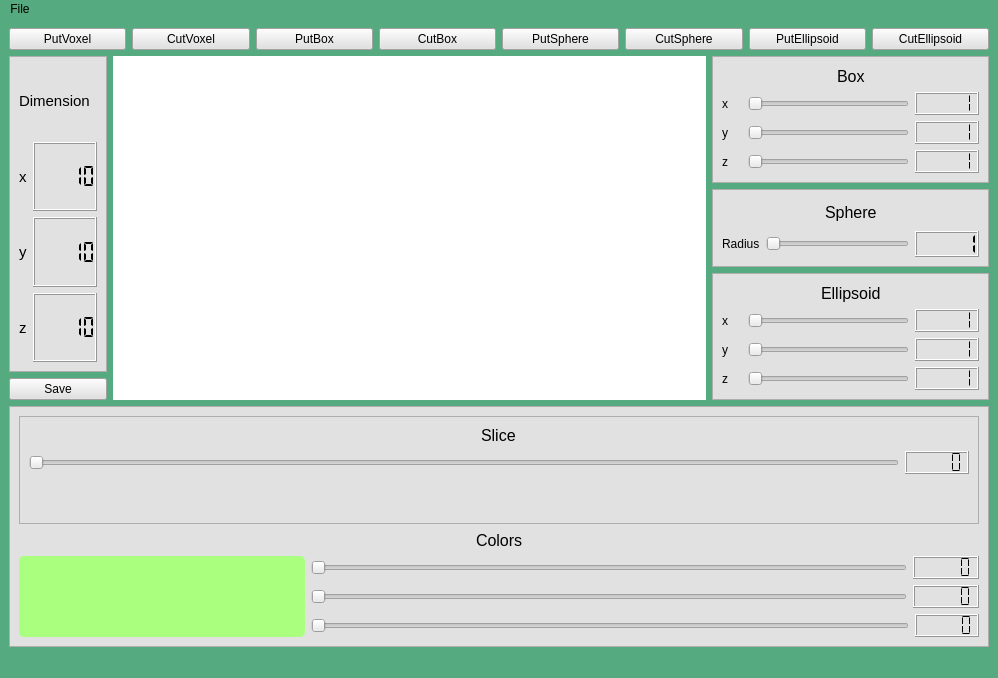
 <widget class="QMainWindow" name="MainWindow">
  <property name="geometry">
   <rect>
    <x>0</x>
    <y>0</y>
    <width>998</width>
    <height>678</height>
   </rect>
  </property>
  <property name="windowTitle">
   <string>MainWindow</string>
  </property>
  <property name="styleSheet">
   <string notr="true">background-color: rgb(85, 170, 127);</string>
  </property>
  <widget class="QWidget" name="centralwidget">
   <layout class="QVBoxLayout" name="verticalLayout_5" stretch="0,70,0">
    <item>
     <layout class="QHBoxLayout" name="horizontalLayout_9">
      <item>
       <widget class="QPushButton" name="pushButtonPutVoxel">
        <property name="styleSheet">
         <string notr="true">background-color: rgb(225, 225, 225);</string>
        </property>
        <property name="text">
         <string>PutVoxel</string>
        </property>
       </widget>
      </item>
      <item>
       <widget class="QPushButton" name="pushButtonCutVoxel">
        <property name="styleSheet">
         <string notr="true">background-color: rgb(225, 225, 225);</string>
        </property>
        <property name="text">
         <string>CutVoxel</string>
        </property>
       </widget>
      </item>
      <item>
       <widget class="QPushButton" name="pushButtonPutBox">
        <property name="styleSheet">
         <string notr="true">background-color: rgb(225, 225, 225);</string>
        </property>
        <property name="text">
         <string>PutBox</string>
        </property>
       </widget>
      </item>
      <item>
       <widget class="QPushButton" name="pushButtonCutBox">
        <property name="styleSheet">
         <string notr="true">background-color: rgb(225, 225, 225);</string>
        </property>
        <property name="text">
         <string>CutBox</string>
        </property>
       </widget>
      </item>
      <item>
       <widget class="QPushButton" name="pushButtonPutSphere">
        <property name="styleSheet">
         <string notr="true">background-color: rgb(225, 225, 225);</string>
        </property>
        <property name="text">
         <string>PutSphere</string>
        </property>
       </widget>
      </item>
      <item>
       <widget class="QPushButton" name="pushButtonCutSphere">
        <property name="styleSheet">
         <string notr="true">background-color: rgb(225, 225, 225);</string>
        </property>
        <property name="text">
         <string>CutSphere</string>
        </property>
       </widget>
      </item>
      <item>
       <widget class="QPushButton" name="pushButtonPutEllipsoid">
        <property name="styleSheet">
         <string notr="true">background-color: rgb(225, 225, 225);</string>
        </property>
        <property name="text">
         <string>PutEllipsoid</string>
        </property>
       </widget>
      </item>
      <item>
       <widget class="QPushButton" name="pushButtonCutEllipsoid">
        <property name="styleSheet">
         <string notr="true">background-color: rgb(225, 225, 225);</string>
        </property>
        <property name="text">
         <string>CutEllipsoid</string>
        </property>
       </widget>
      </item>
     </layout>
    </item>
    <item>
     <layout class="QHBoxLayout" name="horizontalLayout_19" stretch="7,60,28">
      <item>
       <layout class="QVBoxLayout" name="verticalLayout_4" stretch="0,0">
        <item>
         <layout class="QVBoxLayout" name="verticalLayout_11">
          <item>
           <widget class="QFrame" name="frame_6">
            <property name="styleSheet">
             <string notr="true">background-color: rgb(225, 225, 225);</string>
            </property>
            <property name="frameShape">
             <enum>QFrame::StyledPanel</enum>
            </property>
            <property name="frameShadow">
             <enum>QFrame::Raised</enum>
            </property>
            <layout class="QGridLayout" name="gridLayout_3">
             <item row="0" column="0">
              <layout class="QVBoxLayout" name="verticalLayout_2">
               <item>
                <widget class="QLabel" name="label_3">
                 <property name="font">
                  <font>
                   <pointsize>11</pointsize>
                  </font>
                 </property>
                 <property name="styleSheet">
                  <string notr="true">color: rgb(0, 0, 0);</string>
                 </property>
                 <property name="text">
                  <string>Dimension</string>
                 </property>
                </widget>
               </item>
               <item>
                <layout class="QHBoxLayout" name="horizontalLayout" stretch="50,50">
                 <item>
                  <widget class="QLabel" name="label_2">
                   <property name="font">
                    <font>
                     <pointsize>11</pointsize>
                    </font>
                   </property>
                   <property name="text">
                    <string>x</string>
                   </property>
                  </widget>
                 </item>
                 <item>
                  <widget class="QLCDNumber" name="lcdNumberX">
                   <property name="styleSheet">
                    <string notr="true">color: rgb(0, 0, 0);
boder:none;</string>
                   </property>
                   <property name="segmentStyle">
                    <enum>QLCDNumber::Flat</enum>
                   </property>
                   <property name="value" stdset="0">
                    <double>10.000000000000000</double>
                   </property>
                  </widget>
                 </item>
                </layout>
               </item>
               <item>
                <layout class="QHBoxLayout" name="horizontalLayout_10" stretch="50,50">
                 <item>
                  <widget class="QLabel" name="label_5">
                   <property name="font">
                    <font>
                     <pointsize>11</pointsize>
                    </font>
                   </property>
                   <property name="text">
                    <string>y</string>
                   </property>
                  </widget>
                 </item>
                 <item>
                  <widget class="QLCDNumber" name="lcdNumberY">
                   <property name="styleSheet">
                    <string notr="true">color: rgb(0, 0, 0);</string>
                   </property>
                   <property name="segmentStyle">
                    <enum>QLCDNumber::Flat</enum>
                   </property>
                   <property name="value" stdset="0">
                    <double>10.000000000000000</double>
                   </property>
                  </widget>
                 </item>
                </layout>
               </item>
               <item>
                <layout class="QHBoxLayout" name="horizontalLayout_11" stretch="50,50">
                 <item>
                  <widget class="QLabel" name="label_6">
                   <property name="font">
                    <font>
                     <pointsize>11</pointsize>
                    </font>
                   </property>
                   <property name="text">
                    <string>z</string>
                   </property>
                  </widget>
                 </item>
                 <item>
                  <widget class="QLCDNumber" name="lcdNumberZ">
                   <property name="styleSheet">
                    <string notr="true">color: rgb(0, 0, 0);</string>
                   </property>
                   <property name="segmentStyle">
                    <enum>QLCDNumber::Flat</enum>
                   </property>
                   <property name="value" stdset="0">
                    <double>10.000000000000000</double>
                   </property>
                  </widget>
                 </item>
                </layout>
               </item>
              </layout>
             </item>
            </layout>
           </widget>
          </item>
         </layout>
        </item>
        <item>
         <layout class="QVBoxLayout" name="verticalLayout" stretch="0">
          <item>
           <layout class="QVBoxLayout" name="verticalLayout_6" stretch="0">
            <item>
             <widget class="QPushButton" name="pushButton">
              <property name="styleSheet">
               <string notr="true">background-color: rgb(225, 225, 225);</string>
              </property>
              <property name="text">
               <string>Save</string>
              </property>
             </widget>
            </item>
           </layout>
          </item>
         </layout>
        </item>
       </layout>
      </item>
      <item>
       <widget class="Plotter" name="containerMatriz" native="true">
        <property name="styleSheet">
         <string notr="true">background-color:rgb(255, 255, 255);</string>
        </property>
       </widget>
      </item>
      <item>
       <layout class="QVBoxLayout" name="verticalLayout_3">
        <item>
         <widget class="QFrame" name="frame_5">
          <property name="styleSheet">
           <string notr="true">background-color: rgb(225, 225, 225);</string>
          </property>
          <property name="frameShape">
           <enum>QFrame::StyledPanel</enum>
          </property>
          <property name="frameShadow">
           <enum>QFrame::Raised</enum>
          </property>
          <layout class="QVBoxLayout" name="verticalLayout_9">
           <item>
            <layout class="QHBoxLayout" name="horizontalLayout_22">
             <item>
              <spacer name="horizontalSpacer_8">
               <property name="orientation">
                <enum>Qt::Horizontal</enum>
               </property>
               <property name="sizeHint" stdset="0">
                <size>
                 <width>40</width>
                 <height>20</height>
                </size>
               </property>
              </spacer>
             </item>
             <item>
              <widget class="QLabel" name="label_16">
               <property name="font">
                <font>
                 <pointsize>12</pointsize>
                </font>
               </property>
               <property name="text">
                <string>Box</string>
               </property>
              </widget>
             </item>
             <item>
              <spacer name="horizontalSpacer_7">
               <property name="orientation">
                <enum>Qt::Horizontal</enum>
               </property>
               <property name="sizeHint" stdset="0">
                <size>
                 <width>40</width>
                 <height>20</height>
                </size>
               </property>
              </spacer>
             </item>
            </layout>
           </item>
           <item>
            <layout class="QHBoxLayout" name="horizontalLayout_16" stretch="10,80,10">
             <item>
              <widget class="QLabel" name="label_13">
               <property name="text">
                <string>x</string>
               </property>
              </widget>
             </item>
             <item>
              <widget class="QSlider" name="horizontalSliderDXCubo">
               <property name="styleSheet">
                <string notr="true">background-color: rgb(225, 225, 225);
</string>
               </property>
               <property name="minimum">
                <number>1</number>
               </property>
               <property name="value">
                <number>1</number>
               </property>
               <property name="orientation">
                <enum>Qt::Horizontal</enum>
               </property>
              </widget>
             </item>
             <item>
              <widget class="QLCDNumber" name="lcdNumber_5">
               <property name="styleSheet">
                <string notr="true">color: rgb(0, 0, 0);</string>
               </property>
               <property name="segmentStyle">
                <enum>QLCDNumber::Flat</enum>
               </property>
               <property name="value" stdset="0">
                <double>1.000000000000000</double>
               </property>
              </widget>
             </item>
            </layout>
           </item>
           <item>
            <layout class="QHBoxLayout" name="horizontalLayout_17" stretch="10,80,10">
             <item>
              <widget class="QLabel" name="label_14">
               <property name="text">
                <string>y</string>
               </property>
              </widget>
             </item>
             <item>
              <widget class="QSlider" name="horizontalSliderDYCubo">
               <property name="styleSheet">
                <string notr="true">background-color: rgb(225, 225, 225);
</string>
               </property>
               <property name="minimum">
                <number>1</number>
               </property>
               <property name="value">
                <number>1</number>
               </property>
               <property name="orientation">
                <enum>Qt::Horizontal</enum>
               </property>
              </widget>
             </item>
             <item>
              <widget class="QLCDNumber" name="lcdNumber_6">
               <property name="styleSheet">
                <string notr="true">color: rgb(0, 0, 0);</string>
               </property>
               <property name="digitCount">
                <number>5</number>
               </property>
               <property name="segmentStyle">
                <enum>QLCDNumber::Flat</enum>
               </property>
               <property name="value" stdset="0">
                <double>1.000000000000000</double>
               </property>
              </widget>
             </item>
            </layout>
           </item>
           <item>
            <layout class="QHBoxLayout" name="horizontalLayout_18" stretch="10,80,10">
             <item>
              <widget class="QLabel" name="label_15">
               <property name="text">
                <string>z</string>
               </property>
              </widget>
             </item>
             <item>
              <widget class="QSlider" name="horizontalSliderDZCubo">
               <property name="styleSheet">
                <string notr="true">background-color: rgb(225, 225, 225);
</string>
               </property>
               <property name="minimum">
                <number>1</number>
               </property>
               <property name="value">
                <number>1</number>
               </property>
               <property name="orientation">
                <enum>Qt::Horizontal</enum>
               </property>
              </widget>
             </item>
             <item>
              <widget class="QLCDNumber" name="lcdNumber_7">
               <property name="styleSheet">
                <string notr="true">color: rgb(0, 0, 0);</string>
               </property>
               <property name="segmentStyle">
                <enum>QLCDNumber::Flat</enum>
               </property>
               <property name="value" stdset="0">
                <double>1.000000000000000</double>
               </property>
              </widget>
             </item>
            </layout>
           </item>
          </layout>
         </widget>
        </item>
        <item>
         <widget class="QFrame" name="frame_3">
          <property name="styleSheet">
           <string notr="true">background-color: rgb(225, 225, 225);</string>
          </property>
          <property name="frameShape">
           <enum>QFrame::StyledPanel</enum>
          </property>
          <property name="frameShadow">
           <enum>QFrame::Raised</enum>
          </property>
          <layout class="QVBoxLayout" name="verticalLayout_7">
           <item>
            <layout class="QHBoxLayout" name="horizontalLayout_20">
             <item>
              <spacer name="horizontalSpacer_4">
               <property name="orientation">
                <enum>Qt::Horizontal</enum>
               </property>
               <property name="sizeHint" stdset="0">
                <size>
                 <width>40</width>
                 <height>20</height>
                </size>
               </property>
              </spacer>
             </item>
             <item>
              <widget class="QLabel" name="label_7">
               <property name="font">
                <font>
                 <pointsize>12</pointsize>
                </font>
               </property>
               <property name="text">
                <string>Sphere</string>
               </property>
              </widget>
             </item>
             <item>
              <spacer name="horizontalSpacer">
               <property name="orientation">
                <enum>Qt::Horizontal</enum>
               </property>
               <property name="sizeHint" stdset="0">
                <size>
                 <width>40</width>
                 <height>20</height>
                </size>
               </property>
              </spacer>
             </item>
            </layout>
           </item>
           <item>
            <layout class="QHBoxLayout" name="horizontalLayout_12" stretch="10,85,5">
             <item>
              <widget class="QLabel" name="label_8">
               <property name="text">
                <string>Radius</string>
               </property>
              </widget>
             </item>
             <item>
              <widget class="QSlider" name="horizontalSliderRaioEsfera">
               <property name="styleSheet">
                <string notr="true">background-color: rgb(225, 225, 225);
</string>
               </property>
               <property name="minimum">
                <number>1</number>
               </property>
               <property name="value">
                <number>1</number>
               </property>
               <property name="orientation">
                <enum>Qt::Horizontal</enum>
               </property>
              </widget>
             </item>
             <item>
              <widget class="QLCDNumber" name="lcdNumber">
               <property name="digitCount">
                <number>5</number>
               </property>
               <property name="segmentStyle">
                <enum>QLCDNumber::Flat</enum>
               </property>
               <property name="value" stdset="0">
                <double>1.000000000000000</double>
               </property>
              </widget>
             </item>
            </layout>
           </item>
          </layout>
         </widget>
        </item>
        <item>
         <widget class="QFrame" name="frame_4">
          <property name="styleSheet">
           <string notr="true">background-color: rgb(225, 225, 225);</string>
          </property>
          <property name="frameShape">
           <enum>QFrame::StyledPanel</enum>
          </property>
          <property name="frameShadow">
           <enum>QFrame::Raised</enum>
          </property>
          <layout class="QVBoxLayout" name="verticalLayout_8">
           <item>
            <layout class="QHBoxLayout" name="horizontalLayout_21">
             <item>
              <spacer name="horizontalSpacer_6">
               <property name="orientation">
                <enum>Qt::Horizontal</enum>
               </property>
               <property name="sizeHint" stdset="0">
                <size>
                 <width>40</width>
                 <height>20</height>
                </size>
               </property>
              </spacer>
             </item>
             <item>
              <widget class="QLabel" name="label_9">
               <property name="font">
                <font>
                 <pointsize>12</pointsize>
                </font>
               </property>
               <property name="text">
                <string>Ellipsoid</string>
               </property>
              </widget>
             </item>
             <item>
              <spacer name="horizontalSpacer_5">
               <property name="orientation">
                <enum>Qt::Horizontal</enum>
               </property>
               <property name="sizeHint" stdset="0">
                <size>
                 <width>40</width>
                 <height>20</height>
                </size>
               </property>
              </spacer>
             </item>
            </layout>
           </item>
           <item>
            <layout class="QHBoxLayout" name="horizontalLayout_13" stretch="10,80,10">
             <item>
              <widget class="QLabel" name="label_10">
               <property name="text">
                <string>x</string>
               </property>
              </widget>
             </item>
             <item>
              <widget class="QSlider" name="horizontalSliderRXElipse">
               <property name="styleSheet">
                <string notr="true">background-color: rgb(225, 225, 225);</string>
               </property>
               <property name="minimum">
                <number>1</number>
               </property>
               <property name="value">
                <number>1</number>
               </property>
               <property name="orientation">
                <enum>Qt::Horizontal</enum>
               </property>
              </widget>
             </item>
             <item>
              <widget class="QLCDNumber" name="lcdNumber_2">
               <property name="font">
                <font>
                 <pointsize>8</pointsize>
                </font>
               </property>
               <property name="styleSheet">
                <string notr="true">color: rgb(0, 0, 0);</string>
               </property>
               <property name="segmentStyle">
                <enum>QLCDNumber::Flat</enum>
               </property>
               <property name="value" stdset="0">
                <double>1.000000000000000</double>
               </property>
              </widget>
             </item>
            </layout>
           </item>
           <item>
            <layout class="QHBoxLayout" name="horizontalLayout_14" stretch="10,80,10">
             <item>
              <widget class="QLabel" name="label_11">
               <property name="text">
                <string>y</string>
               </property>
              </widget>
             </item>
             <item>
              <widget class="QSlider" name="horizontalSliderRYElipse">
               <property name="styleSheet">
                <string notr="true">background-color: rgb(225, 225, 225);
</string>
               </property>
               <property name="minimum">
                <number>1</number>
               </property>
               <property name="value">
                <number>1</number>
               </property>
               <property name="orientation">
                <enum>Qt::Horizontal</enum>
               </property>
              </widget>
             </item>
             <item>
              <widget class="QLCDNumber" name="lcdNumber_3">
               <property name="styleSheet">
                <string notr="true">color: rgb(0, 0, 0);</string>
               </property>
               <property name="segmentStyle">
                <enum>QLCDNumber::Flat</enum>
               </property>
               <property name="value" stdset="0">
                <double>1.000000000000000</double>
               </property>
              </widget>
             </item>
            </layout>
           </item>
           <item>
            <layout class="QHBoxLayout" name="horizontalLayout_15" stretch="10,80,10">
             <item>
              <widget class="QLabel" name="label_12">
               <property name="text">
                <string>z</string>
               </property>
              </widget>
             </item>
             <item>
              <widget class="QSlider" name="horizontalSliderRZElipse">
               <property name="styleSheet">
                <string notr="true">background-color: rgb(225, 225, 225);</string>
               </property>
               <property name="minimum">
                <number>1</number>
               </property>
               <property name="value">
                <number>1</number>
               </property>
               <property name="orientation">
                <enum>Qt::Horizontal</enum>
               </property>
              </widget>
             </item>
             <item>
              <widget class="QLCDNumber" name="lcdNumber_4">
               <property name="styleSheet">
                <string notr="true">color: rgb(0, 0, 0);</string>
               </property>
               <property name="segmentStyle">
                <enum>QLCDNumber::Flat</enum>
               </property>
               <property name="value" stdset="0">
                <double>1.000000000000000</double>
               </property>
              </widget>
             </item>
            </layout>
           </item>
          </layout>
         </widget>
        </item>
       </layout>
      </item>
     </layout>
    </item>
    <item>
     <layout class="QHBoxLayout" name="horizontalLayout_8" stretch="0,0">
      <item>
       <layout class="QVBoxLayout" name="verticalLayout_10"/>
      </item>
      <item>
       <widget class="QFrame" name="frame">
        <property name="styleSheet">
         <string notr="true">background-color: rgb(225, 225, 225);</string>
        </property>
        <property name="frameShape">
         <enum>QFrame::StyledPanel</enum>
        </property>
        <property name="frameShadow">
         <enum>QFrame::Raised</enum>
        </property>
        <layout class="QGridLayout" name="gridLayout">
         <item row="2" column="0">
          <layout class="QHBoxLayout" name="horizontalLayout_6" stretch="30,70">
           <item>
            <widget class="SelectedColors" name="widget" native="true">
             <property name="styleSheet">
              <string notr="true">background-color: rgb(170, 255, 127);
border-radius:5px;</string>
             </property>
            </widget>
           </item>
           <item>
            <layout class="QVBoxLayout" name="groupSliderColors">
             <item>
              <layout class="QHBoxLayout" name="horizontalLayout_3" stretch="90,10">
               <item>
                <widget class="QSlider" name="horizontalSlider">
                 <property name="styleSheet">
                  <string notr="true">background-color: rgb(225, 225, 225);
</string>
                 </property>
                 <property name="maximum">
                  <number>255</number>
                 </property>
                 <property name="value">
                  <number>0</number>
                 </property>
                 <property name="orientation">
                  <enum>Qt::Horizontal</enum>
                 </property>
                </widget>
               </item>
               <item>
                <widget class="QLCDNumber" name="lcdNumberRed">
                 <property name="styleSheet">
                  <string notr="true">color: rgb(0, 0, 0);</string>
                 </property>
                 <property name="segmentStyle">
                  <enum>QLCDNumber::Flat</enum>
                 </property>
                </widget>
               </item>
              </layout>
             </item>
             <item>
              <layout class="QHBoxLayout" name="horizontalLayout_4" stretch="90,10">
               <item>
                <widget class="QSlider" name="horizontalSlider_2">
                 <property name="styleSheet">
                  <string notr="true">background-color: rgb(225, 225, 225);
</string>
                 </property>
                 <property name="maximum">
                  <number>255</number>
                 </property>
                 <property name="value">
                  <number>0</number>
                 </property>
                 <property name="orientation">
                  <enum>Qt::Horizontal</enum>
                 </property>
                </widget>
               </item>
               <item>
                <widget class="QLCDNumber" name="lcdNumberGreen">
                 <property name="styleSheet">
                  <string notr="true">color: rgb(0, 0, 0);</string>
                 </property>
                 <property name="segmentStyle">
                  <enum>QLCDNumber::Flat</enum>
                 </property>
                 <property name="value" stdset="0">
                  <double>0.000000000000000</double>
                 </property>
                 <property name="intValue" stdset="0">
                  <number>0</number>
                 </property>
                </widget>
               </item>
              </layout>
             </item>
             <item>
              <layout class="QHBoxLayout" name="horizontalLayout_5" stretch="0,0">
               <item>
                <widget class="QSlider" name="horizontalSlider_3">
                 <property name="styleSheet">
                  <string notr="true">background-color: rgb(225, 225, 225);
</string>
                 </property>
                 <property name="maximum">
                  <number>255</number>
                 </property>
                 <property name="value">
                  <number>0</number>
                 </property>
                 <property name="orientation">
                  <enum>Qt::Horizontal</enum>
                 </property>
                </widget>
               </item>
               <item>
                <widget class="QLCDNumber" name="lcdNumberBlue">
                 <property name="styleSheet">
                  <string notr="true">color: rgb(0, 0, 0);</string>
                 </property>
                 <property name="segmentStyle">
                  <enum>QLCDNumber::Flat</enum>
                 </property>
                </widget>
               </item>
              </layout>
             </item>
            </layout>
           </item>
          </layout>
         </item>
         <item row="1" column="0">
          <layout class="QHBoxLayout" name="horizontalLayout_2">
           <item>
            <spacer name="horizontalSpacer_2">
             <property name="orientation">
              <enum>Qt::Horizontal</enum>
             </property>
             <property name="sizeHint" stdset="0">
              <size>
               <width>40</width>
               <height>20</height>
              </size>
             </property>
            </spacer>
           </item>
           <item>
            <widget class="QLabel" name="label">
             <property name="font">
              <font>
               <pointsize>12</pointsize>
              </font>
             </property>
             <property name="styleSheet">
              <string notr="true">color: rgb(0, 0, 0);</string>
             </property>
             <property name="text">
              <string>Colors</string>
             </property>
            </widget>
           </item>
           <item>
            <spacer name="horizontalSpacer_3">
             <property name="orientation">
              <enum>Qt::Horizontal</enum>
             </property>
             <property name="sizeHint" stdset="0">
              <size>
               <width>40</width>
               <height>20</height>
              </size>
             </property>
            </spacer>
           </item>
          </layout>
         </item>
         <item row="0" column="0">
          <widget class="QFrame" name="frame_2">
           <property name="styleSheet">
            <string notr="true">background-color: rgb(225, 225, 225);</string>
           </property>
           <property name="frameShape">
            <enum>QFrame::StyledPanel</enum>
           </property>
           <property name="frameShadow">
            <enum>QFrame::Raised</enum>
           </property>
           <layout class="QGridLayout" name="gridLayout_2" rowstretch="70,70,0">
            <item row="1" column="0">
             <layout class="QHBoxLayout" name="horizontalLayout_7" stretch="80,0">
              <item>
               <widget class="QSlider" name="horizontalSliderProfundidade">
                <property name="styleSheet">
                 <string notr="true">background-color: rgb(225, 225, 225);</string>
                </property>
                <property name="orientation">
                 <enum>Qt::Horizontal</enum>
                </property>
               </widget>
              </item>
              <item>
               <widget class="QLCDNumber" name="lcdNumberProfundidade">
                <property name="styleSheet">
                 <string notr="true">color: rgb(0, 0, 0);</string>
                </property>
                <property name="segmentStyle">
                 <enum>QLCDNumber::Flat</enum>
                </property>
               </widget>
              </item>
             </layout>
            </item>
            <item row="0" column="0" alignment="Qt::AlignHCenter">
             <widget class="QLabel" name="label_4">
              <property name="font">
               <font>
                <pointsize>12</pointsize>
               </font>
              </property>
              <property name="styleSheet">
               <string notr="true">color: rgb(0, 0, 0);
box-shadow: 5px 10px #888888;</string>
              </property>
              <property name="text">
               <string>Slice</string>
              </property>
             </widget>
            </item>
            <item row="2" column="0">
             <spacer name="verticalSpacer">
              <property name="orientation">
               <enum>Qt::Vertical</enum>
              </property>
              <property name="sizeHint" stdset="0">
               <size>
                <width>20</width>
                <height>40</height>
               </size>
              </property>
             </spacer>
            </item>
           </layout>
          </widget>
         </item>
        </layout>
       </widget>
      </item>
     </layout>
    </item>
   </layout>
  </widget>
  <widget class="QMenuBar" name="menubar">
   <property name="geometry">
    <rect>
     <x>0</x>
     <y>0</y>
     <width>998</width>
     <height>22</height>
    </rect>
   </property>
   <widget class="QMenu" name="menuFile">
    <property name="title">
     <string>File</string>
    </property>
    <addaction name="actionNovo"/>
    <addaction name="actionQuit"/>
   </widget>
   <addaction name="menuFile"/>
  </widget>
  <widget class="QStatusBar" name="statusbar"/>
  <action name="actionNovo">
   <property name="text">
    <string>New Dimension</string>
   </property>
  </action>
  <action name="actionQuit">
   <property name="text">
    <string>Quit</string>
   </property>
  </action>
 </widget>
